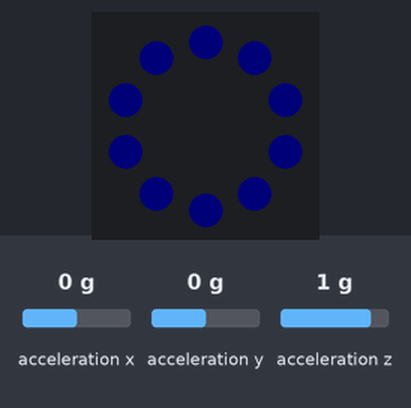
A program run on a simulated Circuit Playground running CircuitPython. On the bench: the board's ring of 10 RGB LEDs (number 0 left of the top, counting anticlockwise). The test bench sets the inputs (shaded band); at power-on: acceleration x 0 g, acceleration y 0 g, acceleration z 1 g. Dim RGB values are drawn brighter than linear; what the program prints to the serial console is not drawn.

Above: at 1.2 s.
1.3 s: acceleration x set to -1.4 g
At 2.5 s:
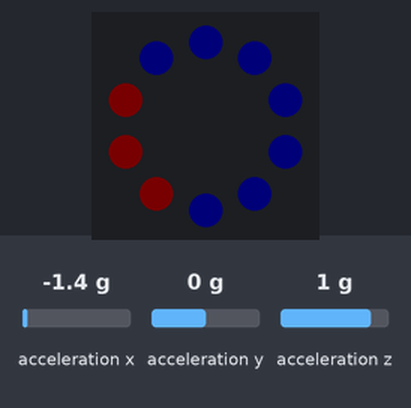
2.8 s: acceleration x set to 0.8 g
At 3.9 s:
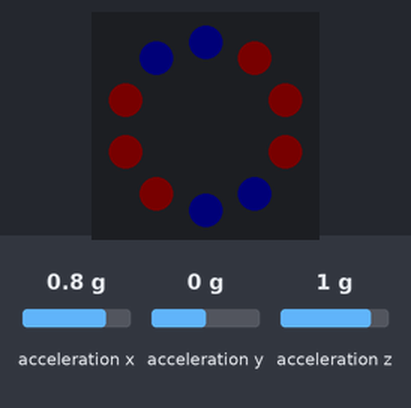
4.3 s: acceleration x set to 0 g
At 5.5 s:
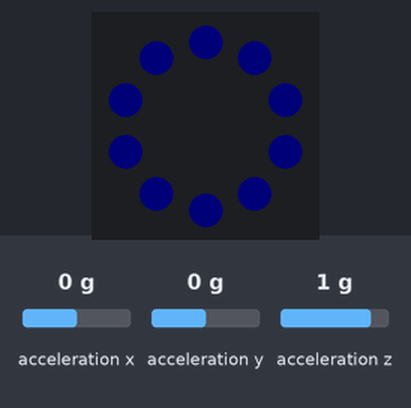
5.8 s: acceleration y set to -1.4 g
At 6.8 s:
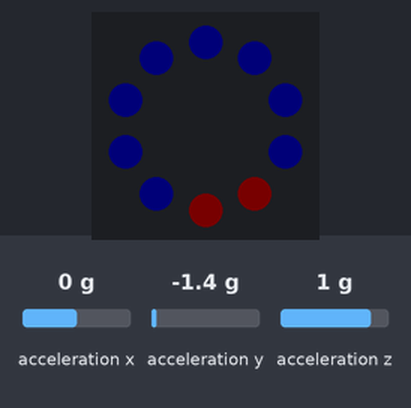
7.3 s: acceleration x set to -0.8 g
At 8.3 s:
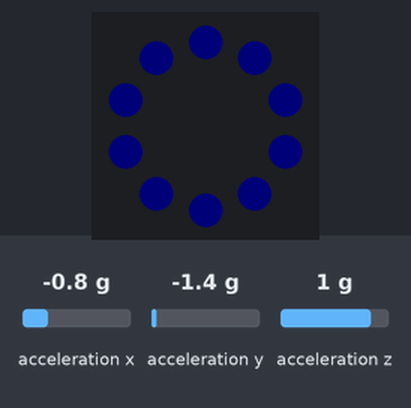
Timing chart, 0 to 9.8 s (numbered marks = the images above; inputs shaded):
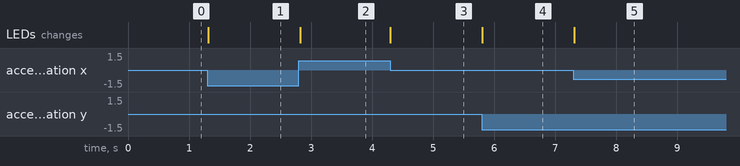

Measured:
- after the input at 1.3 s, the LEDs: change at once (image 1)
- after the input at 2.8 s, the LEDs: change at once (image 2)
- after the input at 4.3 s, the LEDs: change at once (image 3)
- after the input at 5.8 s, the LEDs: change at once (image 4)
- after the input at 7.3 s, the LEDs: change at once (image 5)

The program:

tilt_sensor.py
```python
# Code modified from https://core-electronics.com.au/guides/using-the-accelerometer-with-circuitpython-adafruit-circuit-playground-express/
import time
import board
import math
from adafruit_circuitplayground.bluefruit import cpb

pixels = cpb.pixels
pixels.brightness = 0.01

cpb.pixels.fill((0, 0, 255))
cpb.pixels.show()

while True:
    time.sleep(0.02) # slow down any printed output in the loop
    x, y, z = cpb.acceleration  # read accelerometer
    if math.fabs(x) < 3 and y > 3:
        cpb.pixels[0] = (255, 0, 0)
        cpb.pixels[9] = (255, 0, 0)
    elif x > 3 and math.fabs(y) < 3:
        cpb.pixels[6] = (255, 0, 0)
        cpb.pixels[7] = (255, 0, 0)
        cpb.pixels[8] = (255, 0, 0)
    elif math.fabs(x) < 3 and y < -3:
        cpb.pixels[4] = (255, 0, 0)
        cpb.pixels[5] = (255, 0, 0)
    elif x < -3 and math.fabs(y) < 3:
        cpb.pixels[1] = (255, 0, 0)
        cpb.pixels[2] = (255, 0, 0)
        cpb.pixels[3] = (255, 0, 0)
    else:
        cpb.pixels.fill((0, 0, 255))
        print("HI DAD")
```
